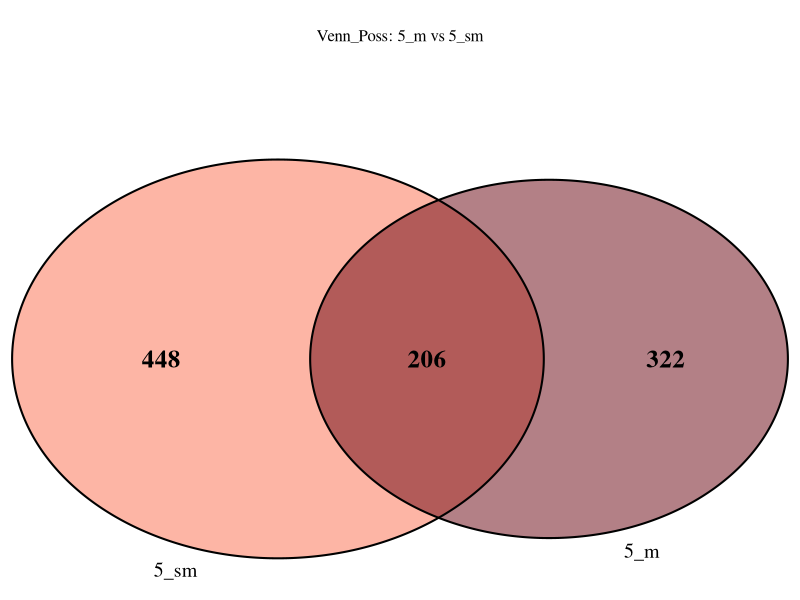
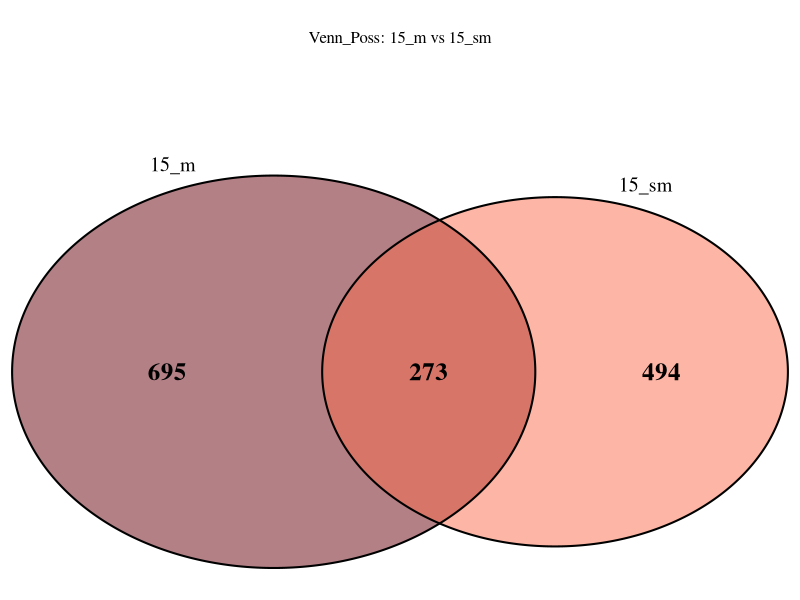
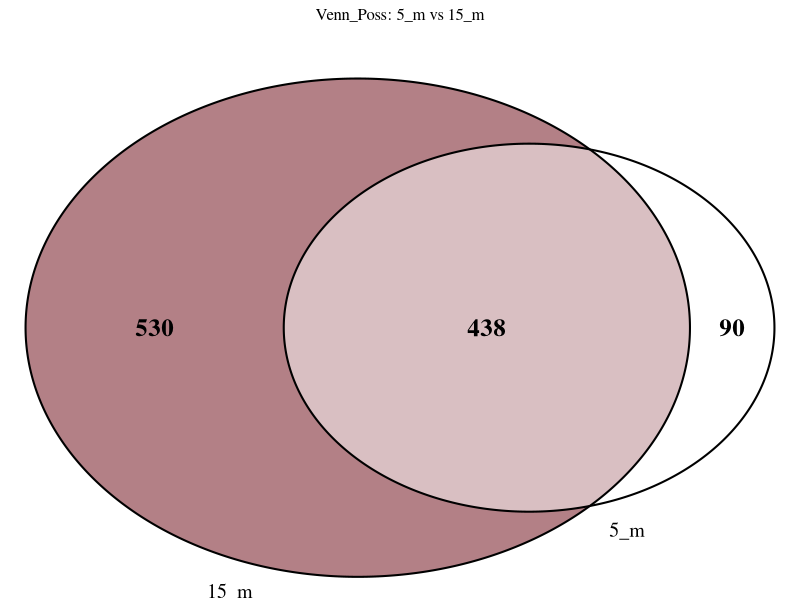
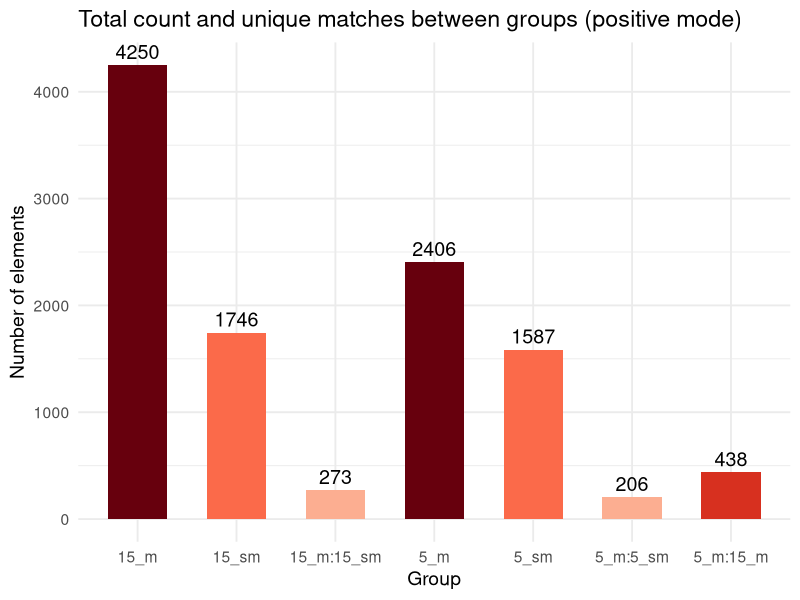
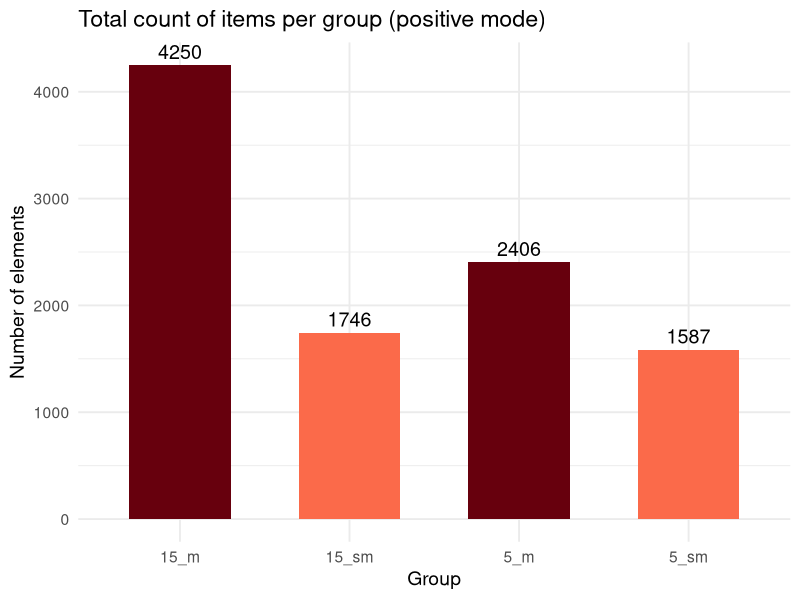
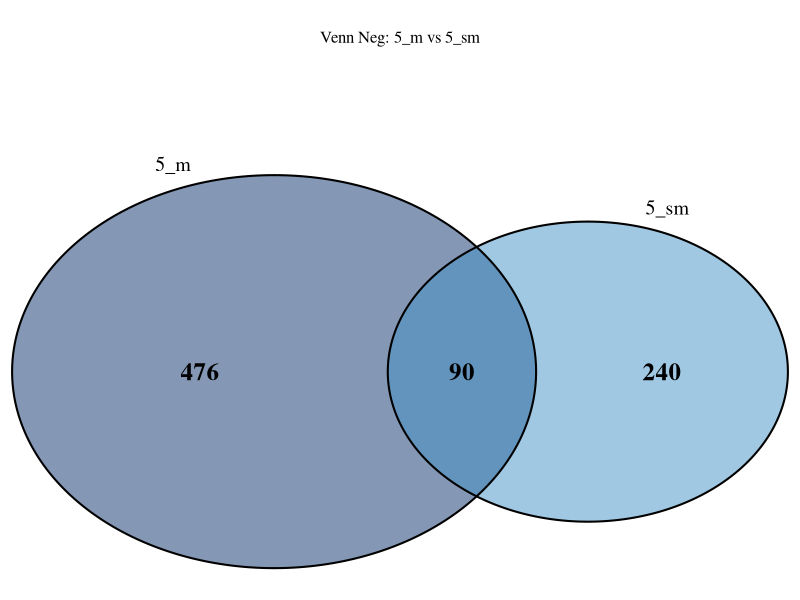
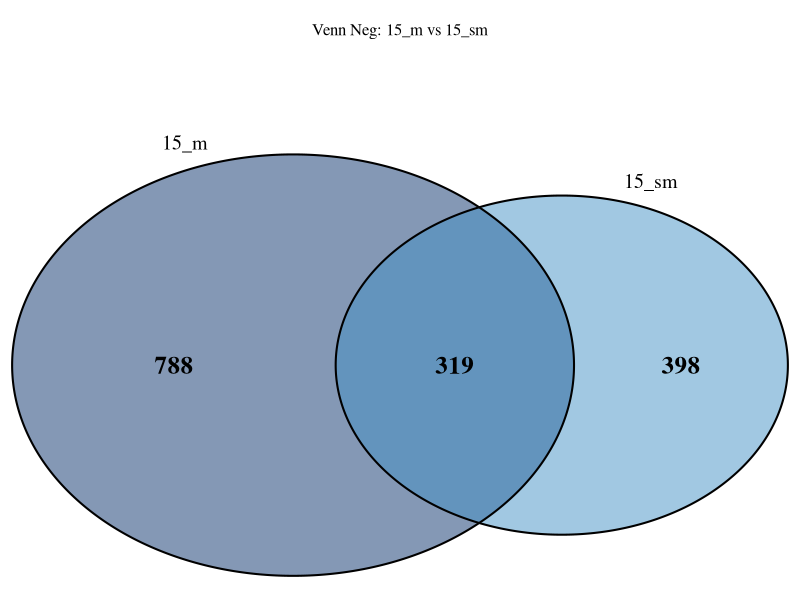
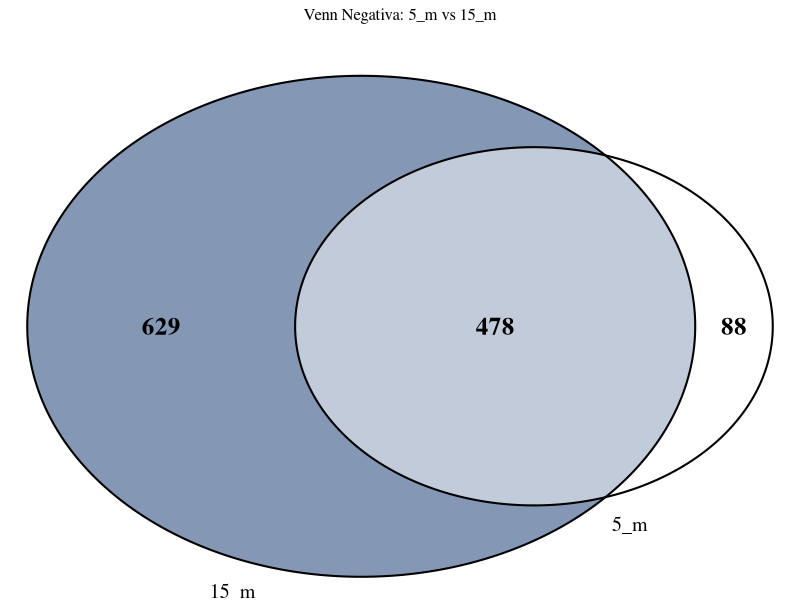

Recreate these plots in R, in order.
## ---- chunk 1
# Cargar librerías necesarias
library(VennDiagram)
library(tidyverse)
library(readxl)
library(ggplot2)

# Leer datos desde el nuevo archivo .xlsx
df <- read_excel("../Data/Data_to_venn/venn.xlsx")

# Redondear valores de Precursor (opcional)
num_decimales <- 3
df <- df %>% mutate(Precursor_round = round(Precursor, num_decimales))

# Crear subconjuntos según los niveles de la columna Iones (sin considerar Collision_energy)
list_5_m   <- df %>% filter(Iones == "5_m") %>% pull(Precursor_round)
list_5_sm  <- df %>% filter(Iones == "5_sm") %>% pull(Precursor_round)
list_15_m  <- df %>% filter(Iones == "15_m") %>% pull(Precursor_round)
list_15_sm <- df %>% filter(Iones == "15_sm") %>% pull(Precursor_round)
## ---- chunk 2
# ----------------------
# Crear diagramas de Venn
# ----------------------
venn1 <- venn.diagram(
  x = list("5_m" = unique(list_5_m), "5_sm" = unique(list_5_sm)),
  filename = NULL,
  fill = c("#67000D", "#FB6A4A"),
  alpha = 0.5, cex = 1.5, fontface = "bold",
  cat.cex = 1.2, cat.pos = c(-20, 20),
  main = "Venn_Poss: 5_m vs 5_sm"
)

grid.newpage(); grid.draw(venn1)

# Save plot
ggsave("../Result/venn_results/Figuras/PDF/venn1_p.pdf", plot = venn1, width = 5, height = 4, units = "in", dpi = "print")
ggsave("../Result/venn_results/Figuras/PNG/venn1_p.png", plot = venn1, width = 5, height = 4, units = "in", dpi = "print")
## ---- chunk 3
venn2 <- venn.diagram(
  x = list("15_m" = unique(list_15_m), "15_sm" = unique(list_15_sm)),
  filename = NULL,
  fill = c("#67000D", "#FB6A4A"),
  alpha = 0.5, cex = 1.5, fontface = "bold",
  cat.cex = 1.2, cat.pos = c(-20, 20),
  main = "Venn_Poss: 15_m vs 15_sm"
)

grid.newpage(); grid.draw(venn2)
# Save plot
ggsave("../Result/venn_results/Figuras/PDF/venn2_p.pdf", plot = venn2, width = 5, height = 4, units = "in", dpi = "print")
ggsave("../Result/venn_results/Figuras/PNG/venn2_p.png", plot = venn2, width = 5, height = 4, units = "in", dpi = "print")
## ---- chunk 4
venn3 <- venn.diagram(
  x = list("5_m" = unique(list_5_m), "15_m" = unique(list_15_m)),
  filename = NULL,
  fill = c("#FFFFFF", "#67000D"),
  alpha = 0.5, cex = 1.5, fontface = "bold",
  cat.cex = 1.2, cat.pos = c(-20, 20),
  main = "Venn_Poss: 5_m vs 15_m"
)

grid.newpage(); grid.draw(venn3)

# Save plot
ggsave("../Result/venn_results/Figuras/PDF/venn3_p.pdf", plot = venn3, width = 5, height = 4, units = "in", dpi = "print")
ggsave("../Result/venn_results/Figuras/PNG/venn3_p.png", plot = venn3, width = 5, height = 4, units = "in", dpi = "print")
## ---- chunk 5
# ----------------------
# Graficos de barras: totales y compartidos
# ----------------------
# Calcular valores compartidos (únicos) entre los pares de interés
compartidos_5m_5sm <- length(intersect(unique(list_5_m), unique(list_5_sm)))
compartidos_15m_15sm <- length(intersect(unique(list_15_m), unique(list_15_sm)))
compartidos_5m_15m <- length(intersect(unique(list_5_m), unique(list_15_m)))

# Crear dataframe para graficar totales por grupo y valores compartidos
conteos_barras <- tibble(
  Grupo = c("5_m", "5_m:5_sm", "5_sm", "15_m", "15_m:15_sm", "15_sm", "5_m:15_m"),
  Conteo = c(
    length(list_5_m),
    compartidos_5m_5sm,
    length(list_5_sm),
    length(list_15_m),
    compartidos_15m_15sm,
    length(list_15_sm),
    compartidos_5m_15m
  )
)

# Reordenar los niveles del factor para que el gráfico tenga el orden deseado
conteos_barras <- conteos_barras %>%
  mutate(Grupo = factor(
    Grupo,
    levels = c("15_m", "15_sm", "15_m:15_sm", "5_m", "5_sm", "5_m:5_sm", "5_m:15_m")
  ))

# Paleta monocromática en rojo
color_rojo <- c(
  "15_m" = "#67000D",
  "15_sm" = "#FB6A4A",
  "15_m:15_sm" = "#FCAE91",
  "5_m" = "#67000D",
  "5_sm" = "#FB6A4A",
  "5_m:5_sm" = "#FCAE91",
  "5_m:15_m" = "#D7301F"
)

# Gráfico
barras1_pos <- ggplot(conteos_barras, aes(x = Grupo, y = Conteo, fill = Grupo)) +
  geom_bar(stat = "identity", width = 0.6, show.legend = FALSE) +
  geom_text(aes(label = Conteo), vjust = -0.4, size = 5) +
  scale_fill_manual(values = color_rojo) +
  labs(
    title = "Total count and unique matches between groups (positive mode)",
    y = "Number of elements", x = "Group"
  ) +
  theme_minimal(base_size = 14)


barras1_pos

# Save plot
ggsave("../Result/venn_results/Figuras/PDF/Barras1_p.pdf", plot = barras1_pos, width = 8, height = 6, units = "in", dpi = "print")
ggsave("../Result/venn_results/Figuras/PNG/Barras1_p.png", plot = barras1_pos, width = 8, height = 6, units = "in", dpi = "print")

## ---- chunk 6
# ----------------------
# Filtrar solo los grupos de interés
# ----------------------

# Crear dataframe solo con los grupos deseados
conteos_filtrados <- conteos_barras %>%
  filter(Grupo %in% c("5_m", "5_sm", "15_m", "15_sm")) %>%
  mutate(Grupo = factor(Grupo, levels = c("15_m", "15_sm", "5_m", "5_sm")))

# Definir la paleta de colores solo para esos grupos
color_rojo_filtrado <- c(
  "15_m" = "#67000D",
  "15_sm" = "#FB6A4A",
  "5_m" = "#67000D",
  "5_sm" = "#FB6A4A"
)

# Crear el gráfico solo con los grupos seleccionados
barras_filtradas <- ggplot(conteos_filtrados, aes(x = Grupo, y = Conteo, fill = Grupo)) +
  geom_bar(stat = "identity", width = 0.6, show.legend = FALSE) +
  geom_text(aes(label = Conteo), vjust = -0.4, size = 5) +
  scale_fill_manual(values = color_rojo_filtrado) +
  labs(
    title = "Total count of items per group (positive mode)",
    y = "Number of elements", x = "Group"
  ) +
  theme_minimal(base_size = 14)

# Mostrar gráfico
barras_filtradas

# Guardar gráfico filtrado
ggsave("../Result/venn_results/Figuras/PDF/Barras_filtradas_p.pdf", plot = barras_filtradas, width = 8, height = 6, units = "in", dpi = "print")
ggsave("../Result/venn_results/Figuras/PNG/Barras_filtradas_p.png", plot = barras_filtradas, width = 8, height = 6, units = "in", dpi = "print")

## ---- chunk 7
# Leer datos desde la segunda hoja del archivo .xlsx (modo ionización negativa)
df_neg <- read_excel("../Data/Data_to_venn/venn.xlsx", sheet = 2)

# Redondear valores de Precursor (opcional)
num_decimales <- 3
df_neg <- df_neg %>% mutate(Precursor_round_neg = round(Precursor, num_decimales))


# Crear subconjuntos por niveles de la columna Iones (sin considerar Collision_energy)
list_5_m_neg   <- df_neg %>% filter(Iones == "5_m") %>% pull(Precursor_round_neg)
list_5_sm_neg  <- df_neg %>% filter(Iones == "5_sm") %>% pull(Precursor_round_neg)
list_15_m_neg  <- df_neg %>% filter(Iones == "15_m") %>% pull(Precursor_round_neg)
list_15_sm_neg <- df_neg %>% filter(Iones == "15_sm") %>% pull(Precursor_round_neg)
## ---- chunk 8
# ----------------------
# Crear diagramas de Venn para ionización negativa
# ----------------------
venn1_neg <- venn.diagram(
  x = list("5_m" = unique(list_5_m_neg), "5_sm" = unique(list_5_sm_neg)),
  filename = NULL,
  fill = c("#08306B", "#4292C6"),
  alpha = 0.5, cex = 1.5, fontface = "bold",
  cat.cex = 1.2, cat.pos = c(-20, 20),
  main = "Venn Neg: 5_m vs 5_sm"
)
grid.newpage(); grid.draw(venn1_neg)

ggsave("../Result/venn_results/Figuras/PDF/venn1_n.pdf", plot = venn1_neg, width = 5, height = 4, units = "in", dpi = "print")
ggsave("../Result/venn_results/Figuras/PNG/venn1_n.png", plot = venn1_neg, width = 5, height = 4, units = "in", dpi = "print")
## ---- chunk 9
venn2_neg <- venn.diagram(
  x = list("15_m" = unique(list_15_m_neg), "15_sm" = unique(list_15_sm_neg)),
  filename = NULL,
  fill = c("#08306B", "#4292C6"),
  alpha = 0.5, cex = 1.5, fontface = "bold",
  cat.cex = 1.2, cat.pos = c(-20, 20),
  main = "Venn Neg: 15_m vs 15_sm"
)
grid.newpage(); grid.draw(venn2_neg)

ggsave("../Result/venn_results/Figuras/PDF/venn2_n.pdf", plot = venn2_neg, width = 5, height = 4, units = "in", dpi = "print")
ggsave("../Result/venn_results/Figuras/PNG/venn2_n.png", plot = venn2_neg, width = 5, height = 4, units = "in", dpi = "print")
## ---- chunk 10
venn3_neg <- venn.diagram(
  x = list("5_m" = unique(list_5_m_neg), "15_m" = unique(list_15_m_neg)),
  filename = NULL,
  fill = c("#FFFFFF", "#08306B"),
  alpha = 0.5, cex = 1.5, fontface = "bold",
  cat.cex = 1.2, cat.pos = c(-20, 20),
  main = "Venn Negativa: 5_m vs 15_m"
)
grid.newpage(); grid.draw(venn3_neg)

ggsave("../Result/venn_results/Figuras/PDF/venn3_n.pdf", plot = venn3_neg, width = 5, height = 4, units = "in", dpi = "print")
ggsave("../Result/venn_results/Figuras/PNG/venn3_n.png", plot = venn3_neg, width = 5, height = 4, units = "in", dpi = "print")
## ---- chunk 11
# ----------------------
# Graficos de barras: totales y compartidos (ionización negativa)
# ----------------------
# Calcular valores compartidos únicos entre pares de interés
compartidos_5m_5sm_neg <- length(intersect(unique(list_5_m_neg), unique(list_5_sm_neg)))
compartidos_15m_15sm_neg <- length(intersect(unique(list_15_m_neg), unique(list_15_sm_neg)))
compartidos_5m_15m_neg <- length(intersect(unique(list_5_m_neg), unique(list_15_m_neg)))

# Crear dataframe para conteo y visualización
conteos_barras_neg <- tibble(
  Grupo = c("5_m", "5_sm", "15_m", "15_sm", "5_m:5_sm", "15_m:15_sm", "5_m:15_m"),
  Conteo = c(
    length(list_5_m_neg),
    length(list_5_sm_neg),
    length(list_15_m_neg),
    length(list_15_sm_neg),
    compartidos_5m_5sm_neg,
    compartidos_15m_15sm_neg,
    compartidos_5m_15m_neg
  )
)

# Orden correcto de los niveles del factor
conteos_barras_neg <- conteos_barras_neg %>%
  mutate(Grupo = factor(
    Grupo,
    levels = c("15_m", "15_sm", "15_m:15_sm", "5_m", "5_sm", "5_m:5_sm", "5_m:15_m")
  ))

# Paleta de azul + un verde azulado para intergrupo
color_azul <- c(
  "15_m" = "#08306B",
  "15_sm" = "#4292C6",
  "15_m:15_sm" = "#C6DBEF",
  "5_m" = "#08306B",
  "5_sm" = "#6BAED6",
  "5_m:5_sm" = "#C6DBEF",
  "5_m:15_m" = "#238B45"
)

# Gráfico final
barras1_neg <- ggplot(conteos_barras_neg, aes(x = Grupo, y = Conteo, fill = Grupo)) +
  geom_bar(stat = "identity", width = 0.6, show.legend = FALSE) +
  geom_text(aes(label = Conteo), vjust = -0.4, size = 5) +
  scale_fill_manual(values = color_azul) +
  labs(
    title = "Total count and unique matches between groups (negative mode)",
    y = "Number of elements", x = "Group"
  ) +
  theme_minimal(base_size = 14)

barras1_neg

ggsave("../Result/venn_results/Figuras/PDF/barras1_neg.pdf", plot = barras1_neg, width = 8, height = 6, units = "in", dpi = "print")
ggsave("../Result/venn_results/Figuras/PNG/barras1_neg.png", plot = barras1_neg, width = 8, height = 6, units = "in", dpi = "print")
## ---- chunk 12
# ----------------------
# Filtrar solo los grupos individuales deseados (modo negativo)
# ----------------------

# Crear un nuevo dataframe con los grupos individuales de interés
conteos_filtrados_neg <- conteos_barras_neg %>%
  filter(Grupo %in% c("5_m", "5_sm", "15_m", "15_sm")) %>%
  mutate(Grupo = factor(Grupo, levels = c("15_m", "15_sm", "5_m", "5_sm")))

# Definir la paleta de colores para estos grupos
color_azul_filtrado <- c(
  "15_m" = "#08306B",
  "15_sm" = "#4292C6",
  "5_m" = "#08306B",
  "5_sm" = "#6BAED6"
)

# Crear gráfico con solo los grupos seleccionados
barras_filtradas_neg <- ggplot(conteos_filtrados_neg, aes(x = Grupo, y = Conteo, fill = Grupo)) +
  geom_bar(stat = "identity", width = 0.6, show.legend = FALSE) +
  geom_text(aes(label = Conteo), vjust = -0.4, size = 5) +
  scale_fill_manual(values = color_azul_filtrado) +
  labs(
    title = "Total count of items per group (negative mode)",
    y = "Number of elements", x = "Group"
  ) +
  theme_minimal(base_size = 14)

# Mostrar gráfico
barras_filtradas_neg

# Guardar gráfico en PDF y PNG
ggsave("../Result/venn_results/Figuras/PDF/Barras_filtradas_neg.pdf", plot = barras_filtradas_neg, width = 8, height = 6, units = "in", dpi = "print")
ggsave("../Result/venn_results/Figuras/PNG/Barras_filtradas_neg.png", plot = barras_filtradas_neg, width = 8, height = 6, units = "in", dpi = "print")
